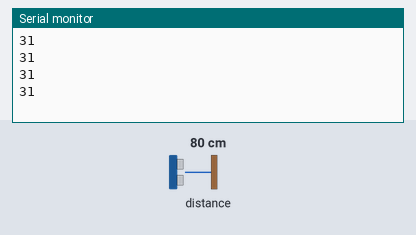
Bench run of a sketch on a simulated Arduino Uno, built with avr-gcc and run on an emulated ATmega328P. Parts: the last lines printed to the serial monitor. Wiring (inferred from the names in the program): SRF02/SRF08 range finder at I2C address 0x70. Inputs (shaded band) come from the test bench; at power-on: distance to the obstacle 80 cm. The echo pulse lasts 58.3 µs per cm.

Above: at 1.2 s.
1.3 s: distance to the obstacle set to 2 cm
At 1.57 s:
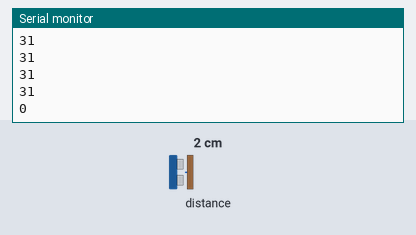
2.8 s: distance to the obstacle set to 4 cm
At 2.85 s:
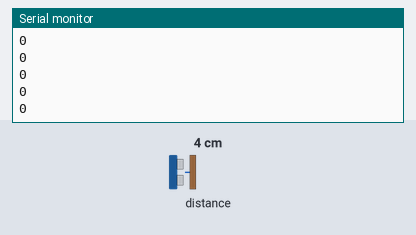
Timing chart, 0 to 5.8 s (numbered marks = the images above; inputs shaded):
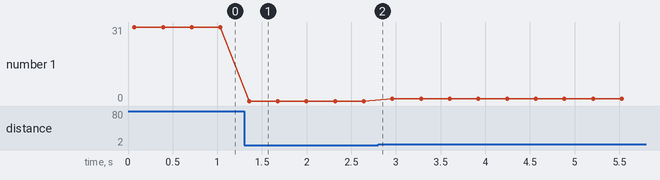

The sketch:

UltrasonicFront.ino
```cpp
#include <Wire.h>

void setup() {
  Wire.begin();                // join i2c bus (address optional for master)
  Serial.begin(9600);          // start serial communication at 9600bps
}

int reading = 0;

void loop() {
  // step 1: instruct sensor to read echoes
  Wire.beginTransmission(112); // transmit to device #112 (0x70)
  // the address specified in the datasheet is 224 (0xE0)
  // but i2c adressing uses the high 7 bits so it's 112
  Wire.write(byte(0x00));      // sets register pointer to the command register (0x00)
  Wire.write(byte(0x50));      // command sensor to measure in "inches" (0x50)
  // use 0x51 for centimeters
  // use 0x52 for ping microseconds
  Wire.endTransmission();      // stop transmitting

  // step 2: wait for readings to happen
  delay(70);                   // datasheet suggests at least 65 milliseconds

  // step 3: instruct sensor to return a particular echo reading
  Wire.beginTransmission(112); // transmit to device #112
  Wire.write(byte(0x02));      // sets register pointer to echo #1 register (0x02)
  Wire.endTransmission();      // stop transmitting

  // step 4: request reading from sensor
  Wire.requestFrom(112, 2);    // request 2 bytes from slave device #112

  // step 5: receive reading from sensor
  if (2 <= Wire.available()) { // if two bytes were received
    reading = Wire.read();  // receive high byte (overwrites previous reading)
    reading = reading << 8;    // shift high byte to be high 8 bits
    reading |= Wire.read(); // receive low byte as lower 8 bits
    Serial.println(reading);   // print the reading
  }

  delay(250);                  // wait a bit since people have to read the output :)
}


/*

// The following code changes the address of a Devantech Ultrasonic Range Finder (SRF10 or SRF08)
// usage: changeAddress(0x70, 0xE6);

void changeAddress(byte oldAddress, byte newAddress)
{
  Wire.beginTransmission(oldAddress);
  Wire.write(byte(0x00));
  Wire.write(byte(0xA0));
  Wire.endTransmission();

  Wire.beginTransmission(oldAddress);
  Wire.write(byte(0x00));
  Wire.write(byte(0xAA));
  Wire.endTransmission();

  Wire.beginTransmission(oldAddress);
  Wire.write(byte(0x00));
  Wire.write(byte(0xA5));
  Wire.endTransmission();

  Wire.beginTransmission(oldAddress);
  Wire.write(byte(0x00));
  Wire.write(newAddress);
  Wire.endTransmission();
}
*/
```

Measured:
- after the input at 1.3 s, the serial monitor: prints a new line after 0.06 s (image 1)
- plotted number 1: 31 → 0 after the input at 1.3 s, 0 → 1 after the input at 2.8 s
